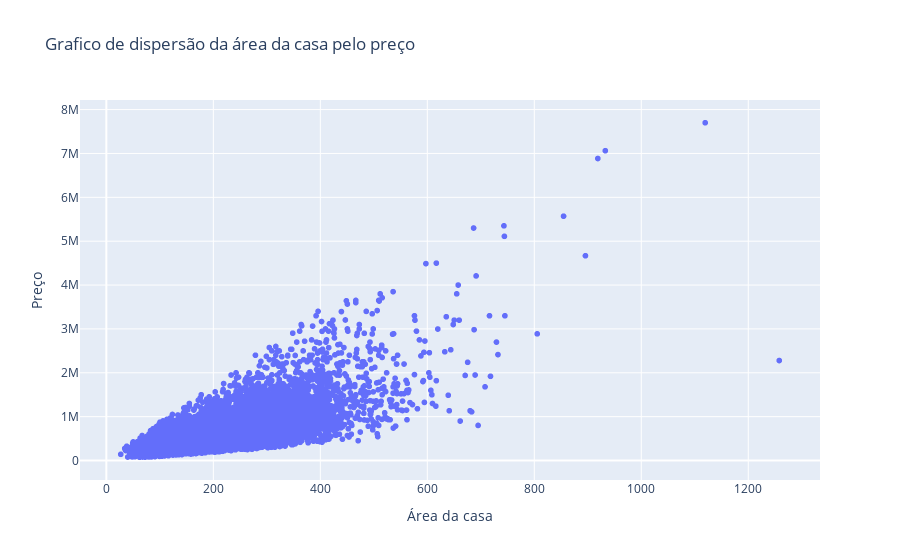

The code cell stored with this chart in its notebook:
### Markdown cell above
Podemos ver que as variaveis que mais influencia são a sqft_living,a grade, e a sqft_above, jogaremos em um grafico de dispersão para verificar.

### Code cell
px.scatter(casa,x='sqft_living',y='price',title='Grafico de dispersão da área da casa pelo preço',
labels = {'sqft_living':'Área da casa','price':'Preço'})

### Figure 1 — Plotly figure (JSON) as saved in the notebook; plotly's stock layout.template omitted (floating-point values rounded to 4 significant figures; data arrays with more than 128 entries replaced by an {"elided": "..."} marker saying what was removed)
{"data": [{"hovertemplate": "Área da casa=%{x}<br>Preço=%{y}<extra></extra>", "legendgroup": "", "marker": {"color": "#636efa", "symbol": "circle"}, "mode": "markers", "name": "", "showlegend": false, "type": "scattergl", "x": {"elided": "21613 float values"}, "xaxis": "x", "y": {"elided": "21613 int values"}, "yaxis": "y"}], "layout": {"legend": {"tracegroupgap": 0}, "title": {"text": "Grafico de dispersão da área da casa pelo preço"}, "xaxis": {"anchor": "y", "domain": [0, 1], "title": {"text": "Área da casa"}}, "yaxis": {"anchor": "x", "domain": [0, 1], "title": {"text": "Preço"}}}}
